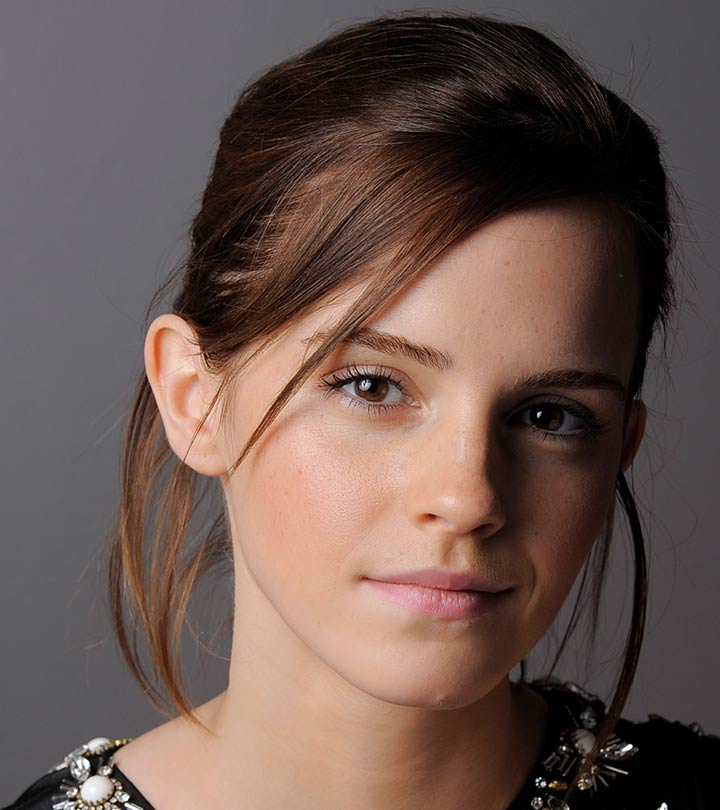
#> input picture Assignment-01/code/images/emma.jpg, 720 x 810 px, found by its file name
$ jupyter execute Q1.ipynb
#> lines starting #> are read from the running program, lines starting #| are printed output that depends on the picture
Implement the intensity transformation depicted in Fig. 1a on the image shown in Fig. 1b

[cell 1]
import cv2 as cv
import numpy as np
import matplotlib.pyplot as plt

c = np.array([(100, 50), (150, 200)])

arr1 = np.linspace(0, c[0, 1], c[0, 1] + 1 - 0).astype('uint8')
print(len(arr1))

arr2 = np.linspace(c[0, 0] + 1, 255, c[1, 1] - c[0, 0]).astype('uint8')
print(len(arr2))

arr3 = np.linspace(c[1, 0] + 1, 255, 255 - c[1, 0]).astype('uint8')
print(len(arr3))

transform = np.concatenate((arr1, arr2), axis=0).astype('uint8')
transform = np.concatenate((transform, arr3), axis=0).astype('uint8')
print(len(transform))

fig, ax = plt.subplots()
ax.plot(transform)
ax.set_xlabel(r'Input, $f(\mathbf{x})$')
ax.set_ylabel(r'Output, $T[f(\mathbf{x})]$')
ax.set_xlim(0, 255)
ax.set_ylim(0, 255)
ax.set_aspect('equal')
plt.savefig('transform_Question01.png')
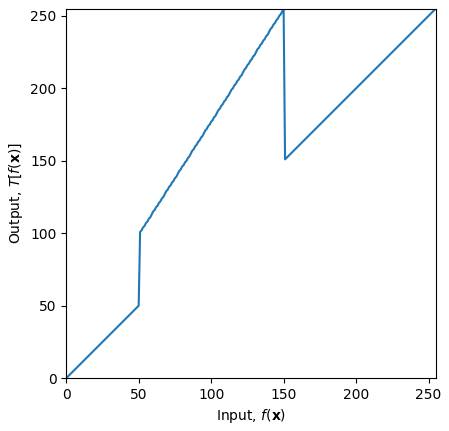
#> figure drawn by matplotlib, 1 panel; curve peaks at x = 150, y = 255
plt.grid()

img_orig = cv.imread('images\emma.jpg', cv.IMREAD_GRAYSCALE)
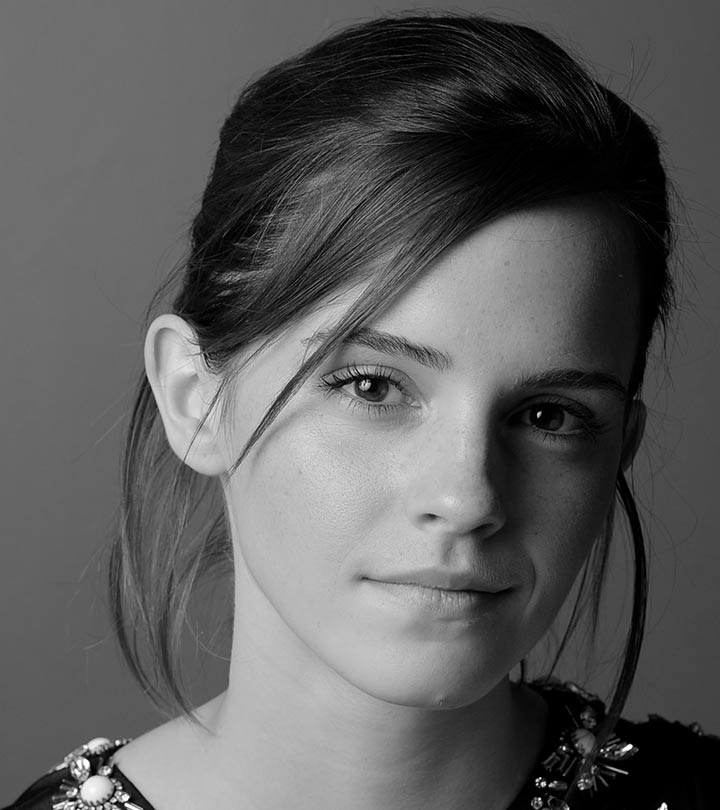
#> img_orig: shape (810, 720); min 0, max 255, mean 92.3

# Create a figure with two subplots
plt.figure(figsize=(12, 6))

# Display the original image in the first subplot
plt.subplot(1, 2, 1)
plt.imshow(img_orig, cmap='gray')
plt.title('Original Image')
plt.axis('off')

image_transformed = cv.LUT(img_orig, transform)
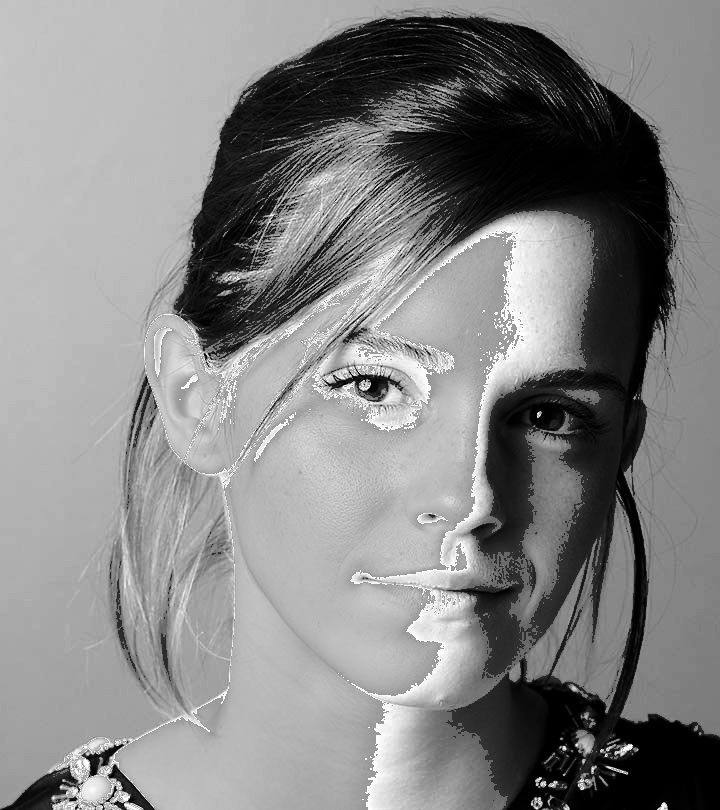
#> image_transformed: shape (810, 720); min 0, max 255, mean 132.9

# Display the transformed image in the second subplot
plt.subplot(1, 2, 2)
plt.imshow(image_transformed, cmap='gray')
plt.title('Transformed Image')
plt.axis('off')

plt.tight_layout()
plt.show()
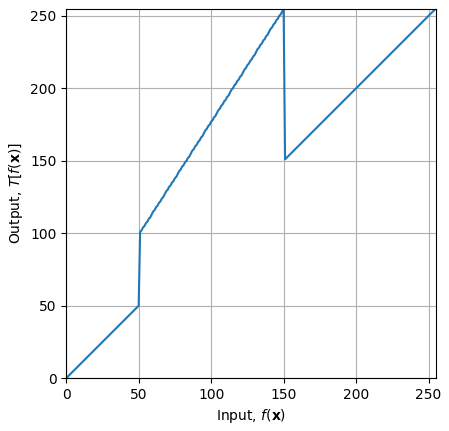
#> figure drawn by matplotlib, 1 panel; curve peaks at x = 150, y = 255

$ run again, with Assignment-01/code/images/Sanga-ICC-Hall-of-Fame.jpg copied over Assignment-01/code/images/emma.jpg
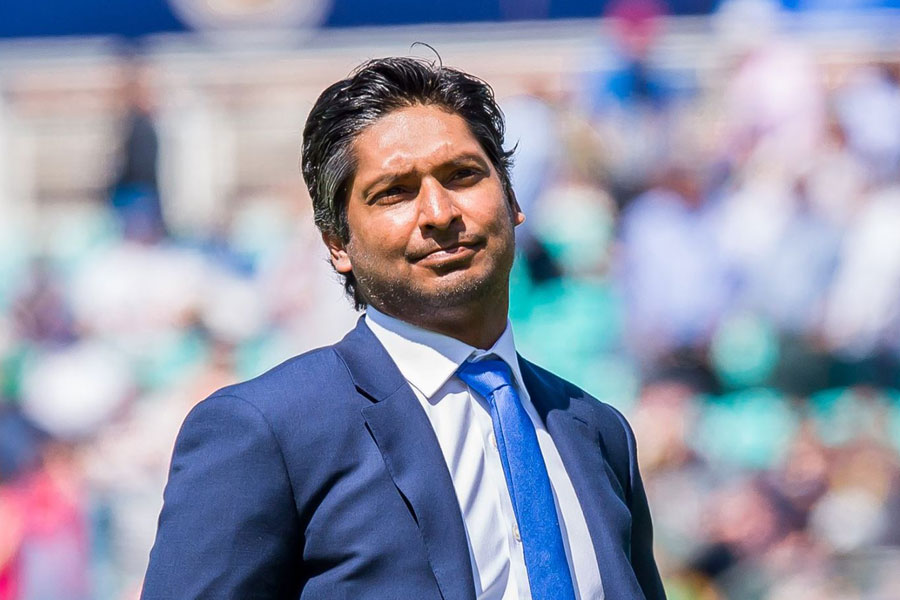
#> input picture Assignment-01/code/images/Sanga-ICC-Hall-of-Fame.jpg, 900 x 600 px, found by its file name
#> `img_orig = cv.imread('images\emma.jpg', cv.IMREAD_GRAYSCALE)`:
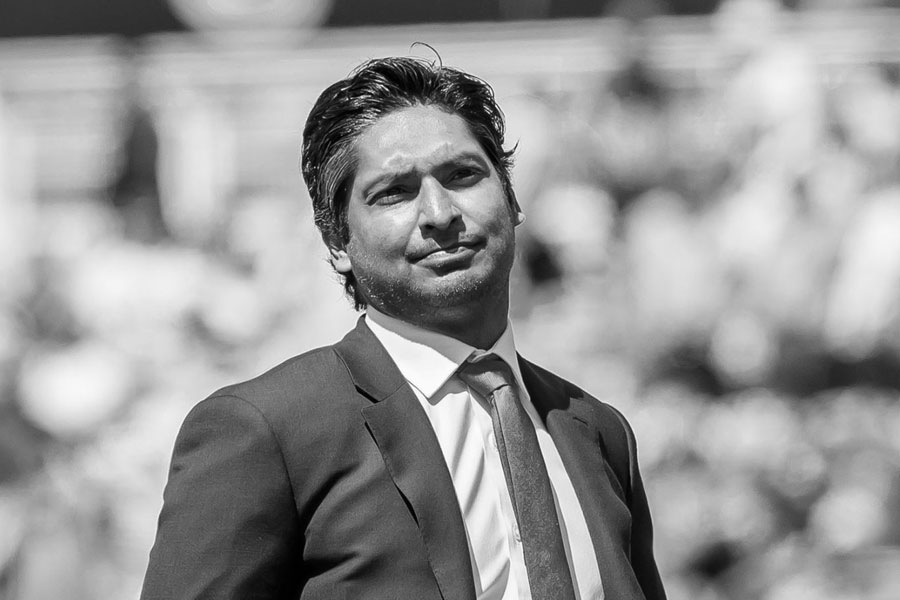
#> img_orig: shape (600, 900); min 0, max 255, mean 151.7
#> `image_transformed = cv.LUT(img_orig, transform)`:
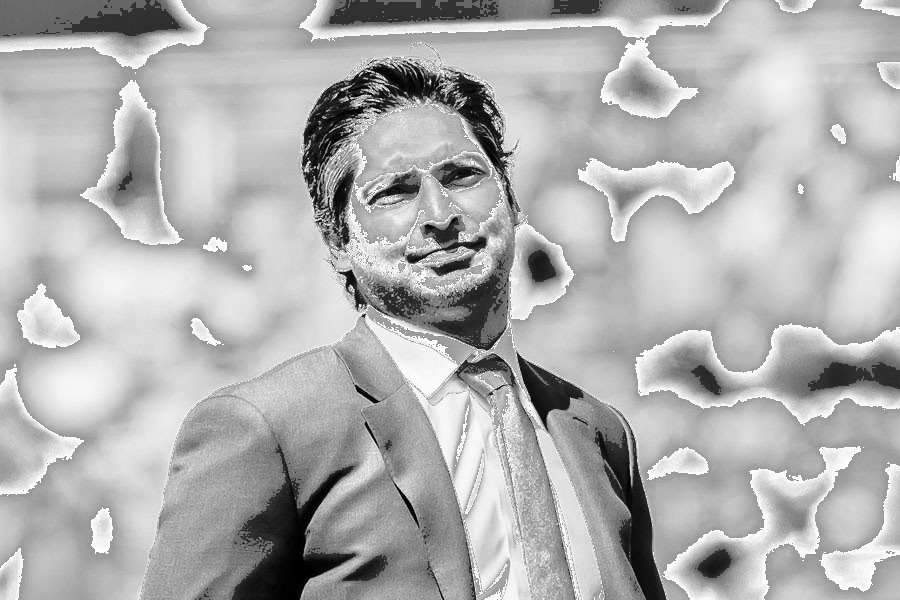
#> image_transformed: shape (600, 900); min 0, max 255, mean 177.2

$ run again, with Assignment-01/code/images/en3160_assignment_01_Page_4_Image_0001.jpg copied over Assignment-01/code/images/emma.jpg
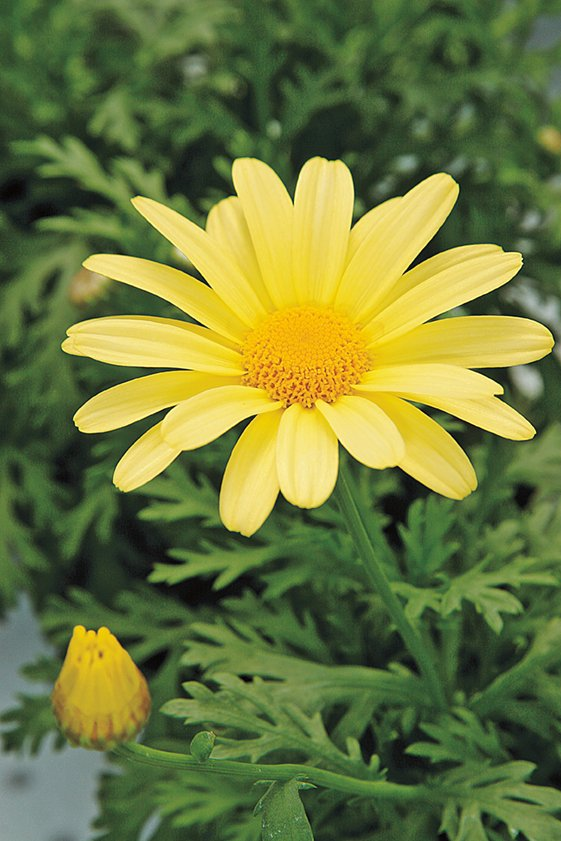
#> input picture Assignment-01/code/images/en3160_assignment_01_Page_4_Image_0001.jpg, 561 x 841 px, found by its file name
#> `img_orig = cv.imread('images\emma.jpg', cv.IMREAD_GRAYSCALE)`:
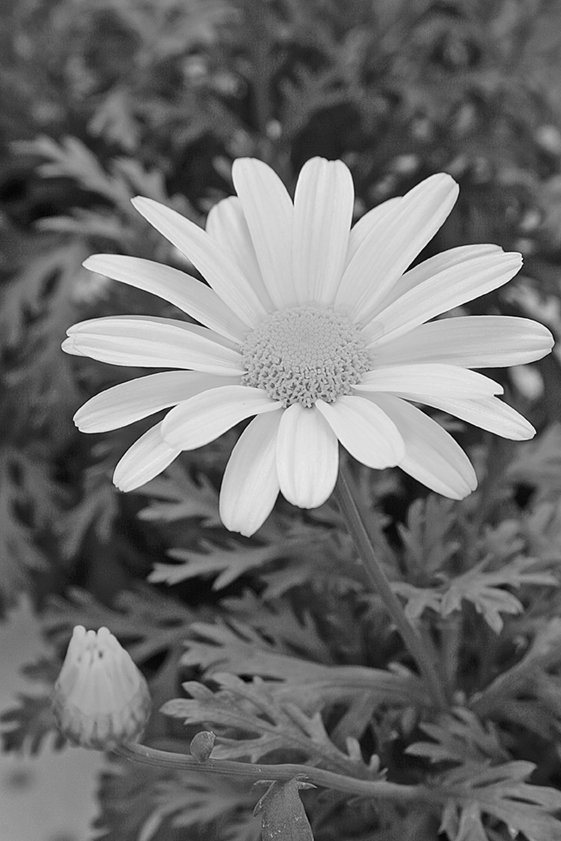
#> img_orig: shape (841, 561); min 0, max 255, mean 110
#> `image_transformed = cv.LUT(img_orig, transform)`:
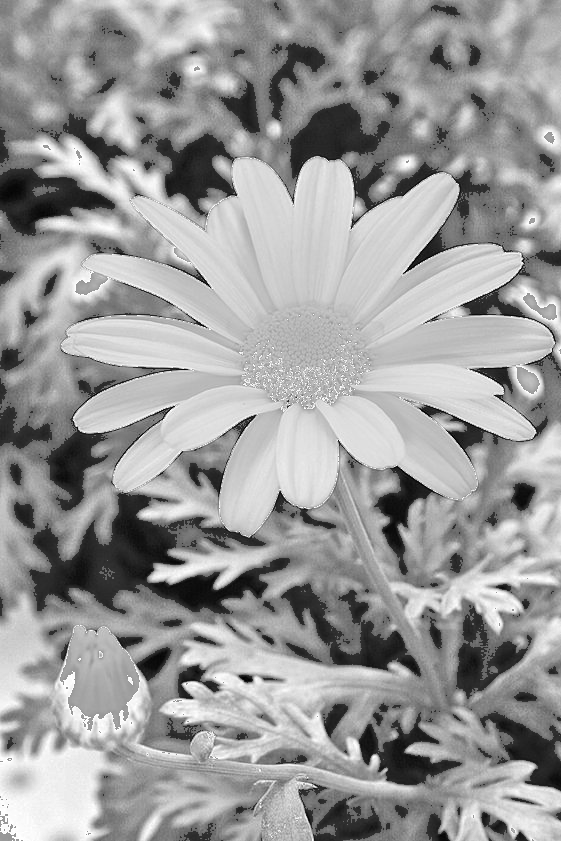
#> image_transformed: shape (841, 561); min 0, max 255, mean 154.8
